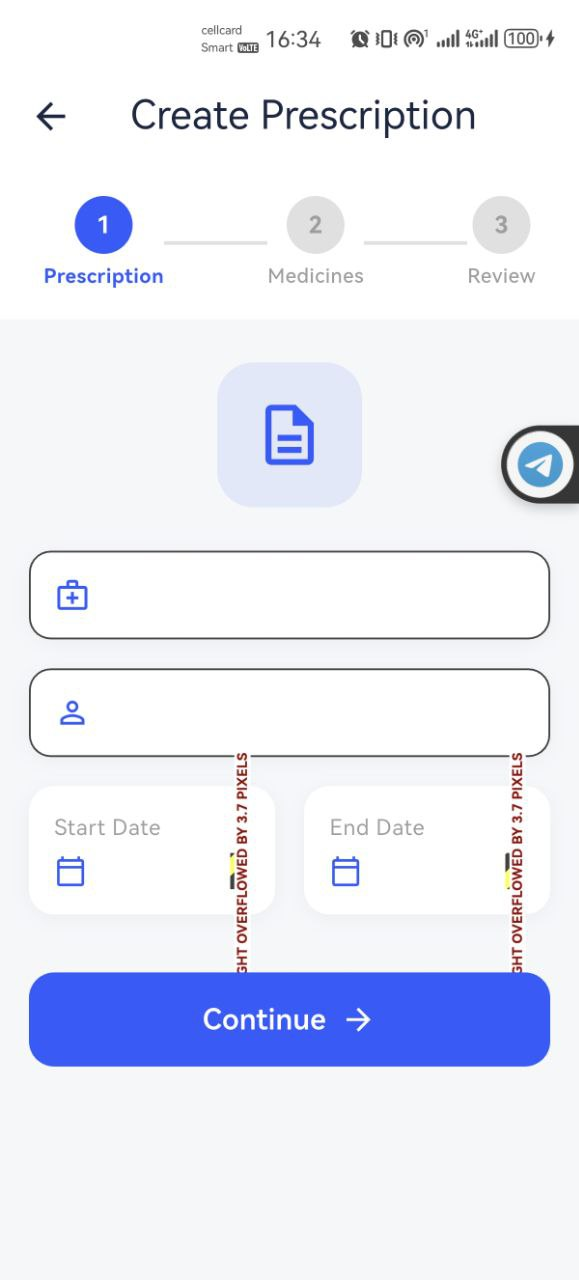
#> input picture photo/photo_2026-03-14 16.39.13.jpeg, 579 x 1280 px
$ python -i preprocessor.py   (imports and definitions only)   (older library calls are emulated)
#> lines starting #> are read from the running program, lines starting #| are printed output that depends on the picture
#> further down, picture is the input picture: shape (1280, 579, 3); mean B, G, R 246.8, 234.5, 231.5
"""Image preprocessing pipeline for OCR.

Performs quality assessment and enhancement:
- Decode raw bytes → OpenCV BGR
- Grayscale conversion
- Quality checks (blur, brightness)
- Denoise
- CLAHE contrast enhancement
- Sharpen (if blurry)
- Deskew (if skewed)
- Resize to max dimension
"""
import logging
from dataclasses import dataclass, field
from typing import List, Tuple

import cv2
import numpy as np

logger = logging.getLogger(__name__)


@dataclass
class QualityReport:
    """Image quality assessment report."""
    is_blurry: bool = False
    blur_score: float = 0.0
    is_dark: bool = False
    is_bright: bool = False
    mean_brightness: float = 0.0
    skew_angle: float = 0.0
    needs_deskew: bool = False
    original_size: Tuple[int, int] = (0, 0)
    processed_size: Tuple[int, int] = (0, 0)
    preprocessing_applied: List[str] = field(default_factory=list)


@dataclass
class PreprocessResult:
    """Result of image preprocessing."""
    color: np.ndarray  # BGR enhanced image
    gray: np.ndarray   # Grayscale enhanced image
    quality: QualityReport


# [7 lines left out: function decode_image, not called in this run]


def _check_blur(gray: np.ndarray, threshold: float = 100.0) -> Tuple[bool, float]:
    score = cv2.Laplacian(gray, cv2.CV_64F).var()
    return score < threshold, float(score)


def _check_brightness(gray: np.ndarray) -> Tuple[bool, bool, float]:
    mean_b = float(np.mean(gray))
    return mean_b < 40, mean_b > 220, mean_b


# [18 lines left out: functions _detect_skew, _denoise, not called in this run]


def _clahe(img: np.ndarray) -> np.ndarray:
    if len(img.shape) == 2:
        cl = cv2.createCLAHE(clipLimit=2.0, tileGridSize=(8, 8))
        return cl.apply(img)
    lab = cv2.cvtColor(img, cv2.COLOR_BGR2LAB)
#> lab: shape (1280, 579, 3); mean of channels 0, 1, 2 237.1, 131, 121.6
    l_ch, a_ch, b_ch = cv2.split(lab)
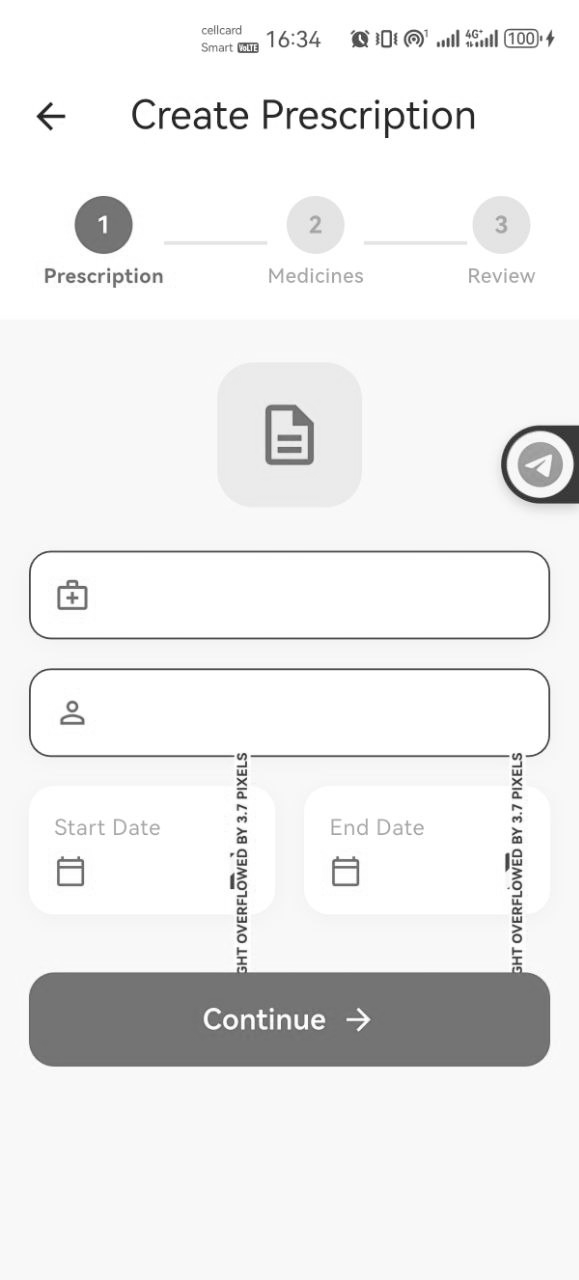
#> l_ch: shape (1280, 579); min 11, max 255, mean 237.1
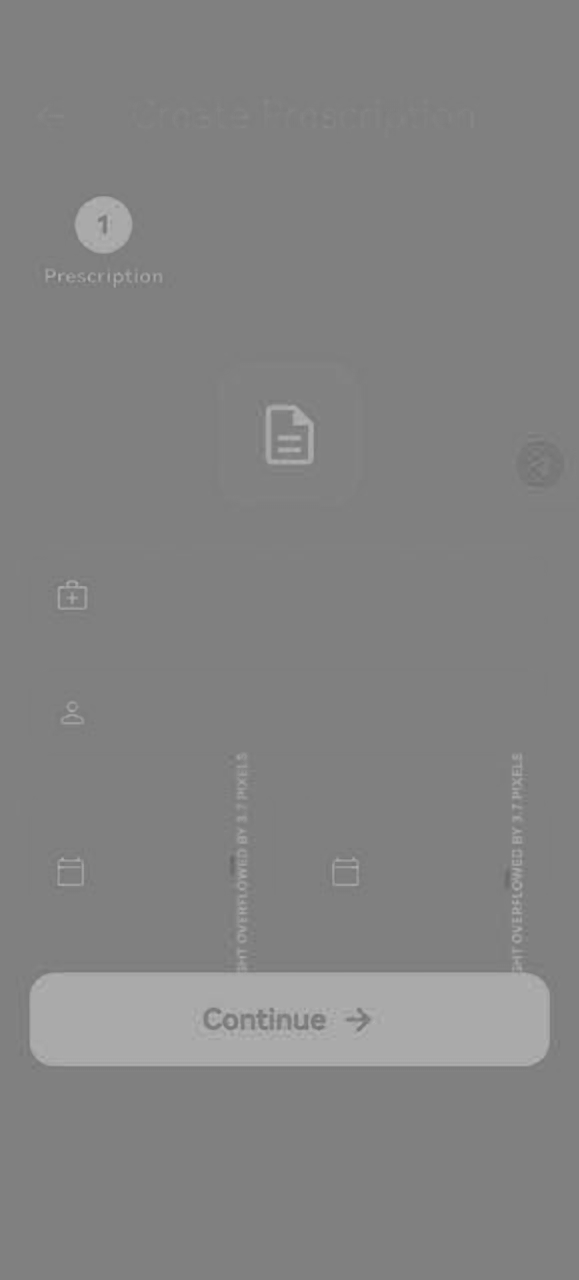
#> a_ch: shape (1280, 579); min 102, max 182, mean 131
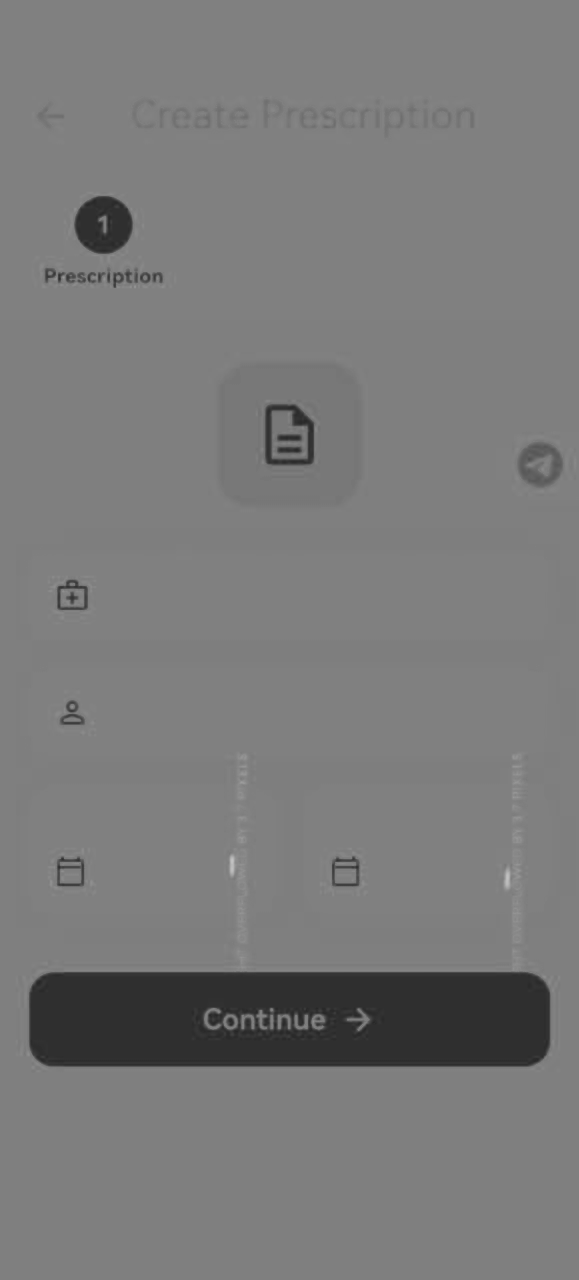
#> b_ch: shape (1280, 579); min 38, max 195, mean 121.6
    cl = cv2.createCLAHE(clipLimit=2.0, tileGridSize=(8, 8))
    l_ch = cl.apply(l_ch)
    lab = cv2.merge([l_ch, a_ch, b_ch])
#> lab: shape (1280, 579, 3); mean of channels 0, 1, 2 233.4, 131, 121.6
    return cv2.cvtColor(lab, cv2.COLOR_LAB2BGR)


def _sharpen(img: np.ndarray) -> np.ndarray:
    gaussian = cv2.GaussianBlur(img, (0, 0), 3)
    return cv2.addWeighted(img, 1.5, gaussian, -0.5, 0)


# [65 lines left out: functions _deskew, _resize, crop_region, preprocess, not called in this run]

>>> import cv2
>>> picture = cv2.imread('../../../photo/photo_2026-03-14 16.39.13.jpeg')
>>> result = _clahe(picture)

$ run again, on photo/photo_2026-03-14 16.39.20.jpeg
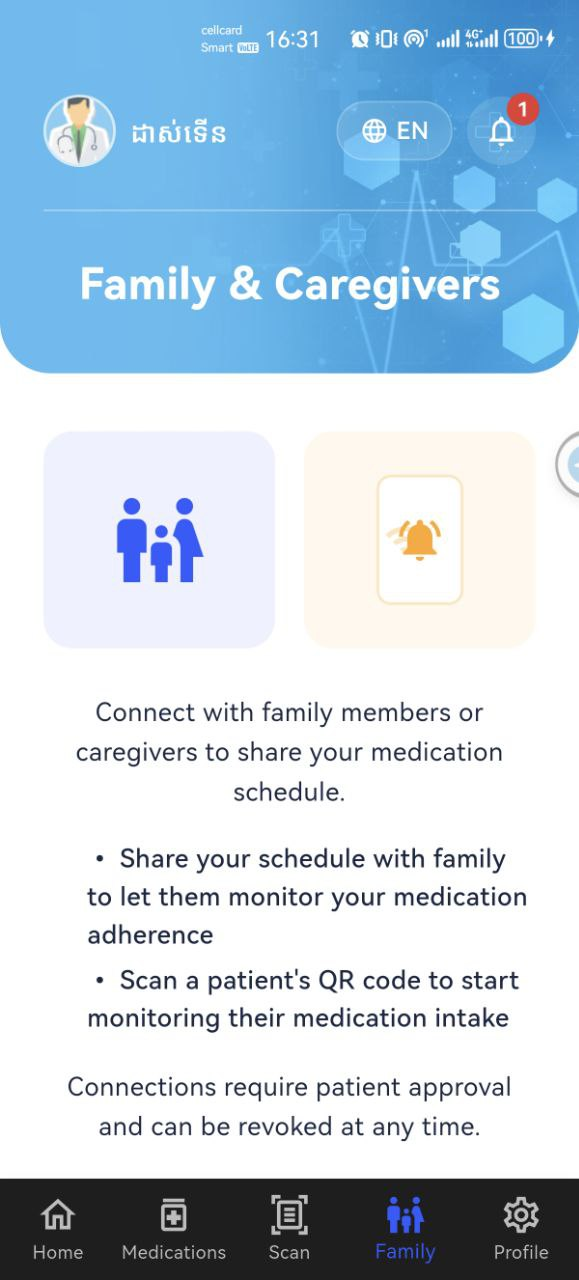
#> input picture photo/photo_2026-03-14 16.39.20.jpeg, 579 x 1280 px
#> picture is the input picture: shape (1280, 579, 3); mean B, G, R 223.8, 208, 187.8
#> in _clahe, `l_ch, a_ch, b_ch = cv2.split(lab)`:
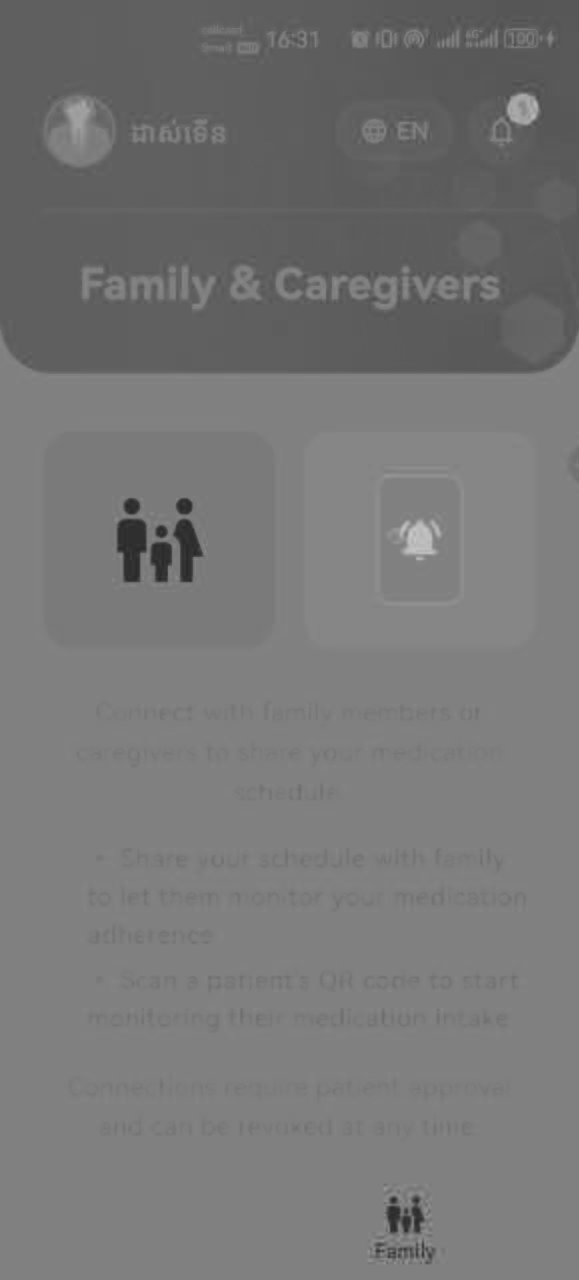
#> b_ch: shape (1280, 579); min 39, max 200, mean 118.2
#> in _clahe, `return cv2.cvtColor(lab, cv2.COLOR_LAB2BGR)`:
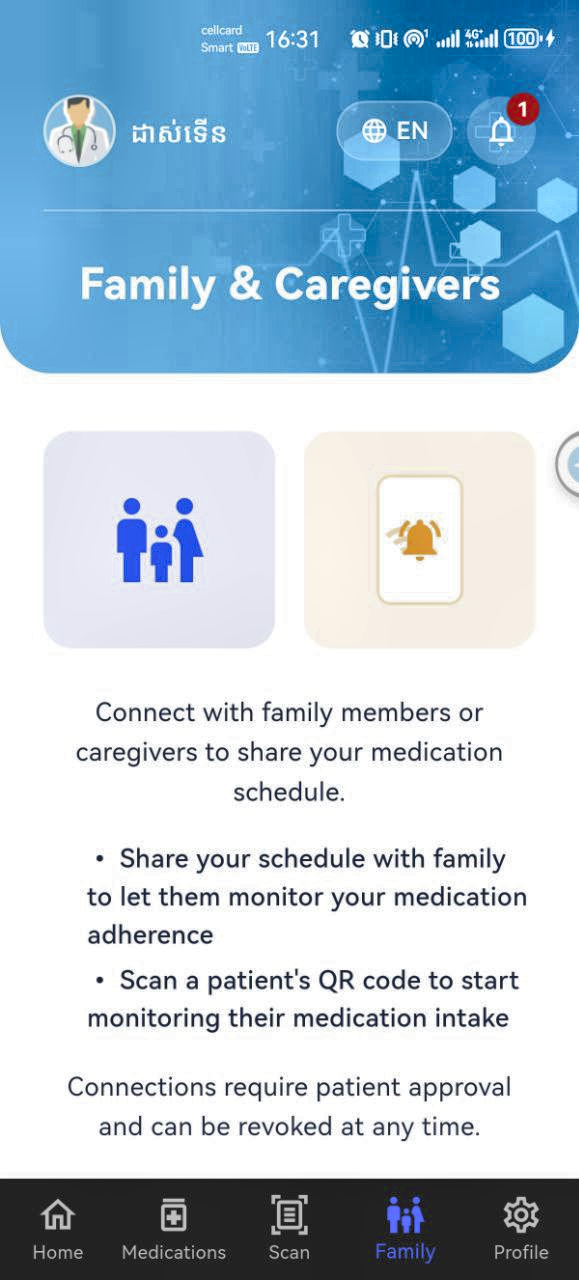
#> returned value: shape (1280, 579, 3); mean B, G, R 215.2, 199.8, 178

$ run again, on photo/photo_2026-03-14 16.39.21.jpeg
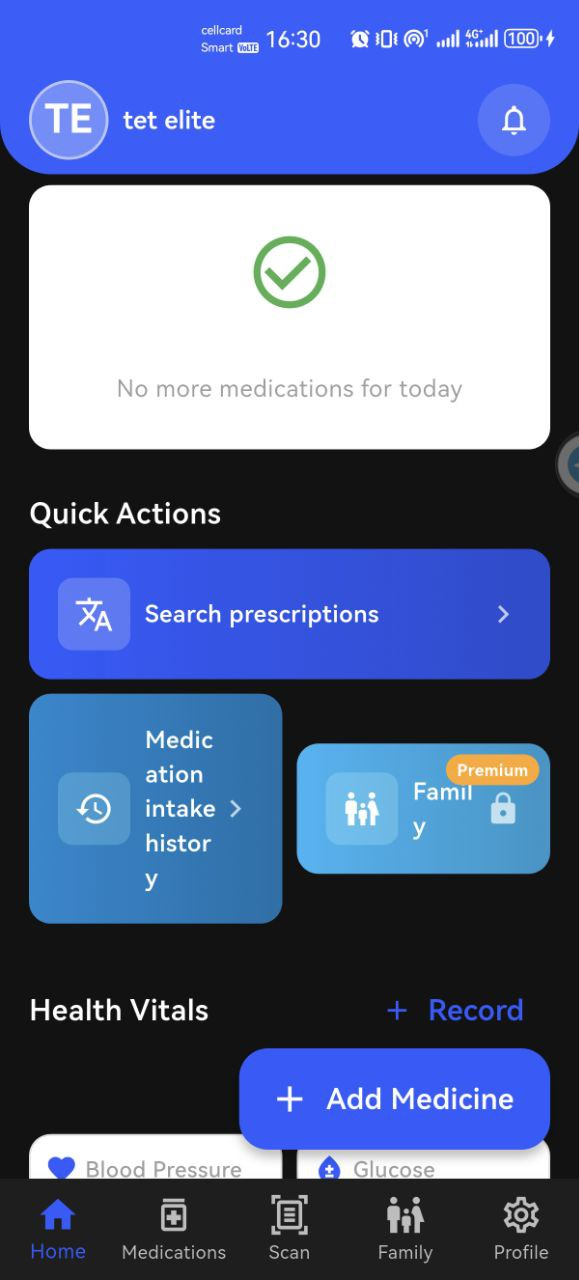
#> input picture photo/photo_2026-03-14 16.39.21.jpeg, 579 x 1280 px
#> picture is the input picture: shape (1280, 579, 3); mean B, G, R 150.1, 106.1, 89.7
#> in _clahe, `l_ch, a_ch, b_ch = cv2.split(lab)`:
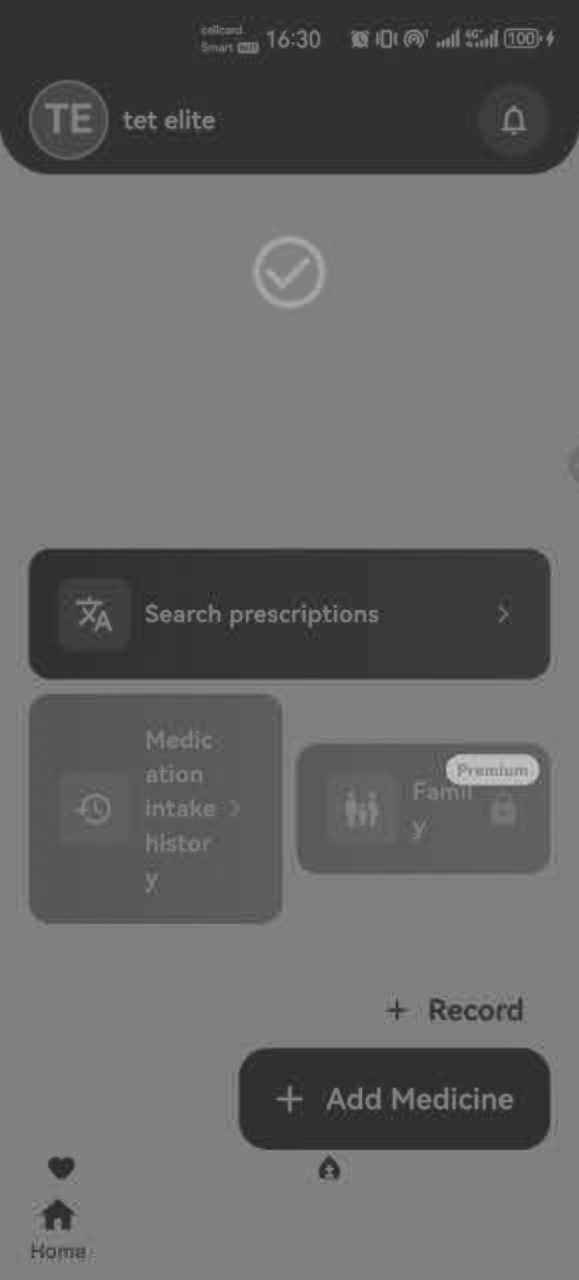
#> b_ch: shape (1280, 579); min 37, max 201, mean 104.1
#> in _clahe, `return cv2.cvtColor(lab, cv2.COLOR_LAB2BGR)`:
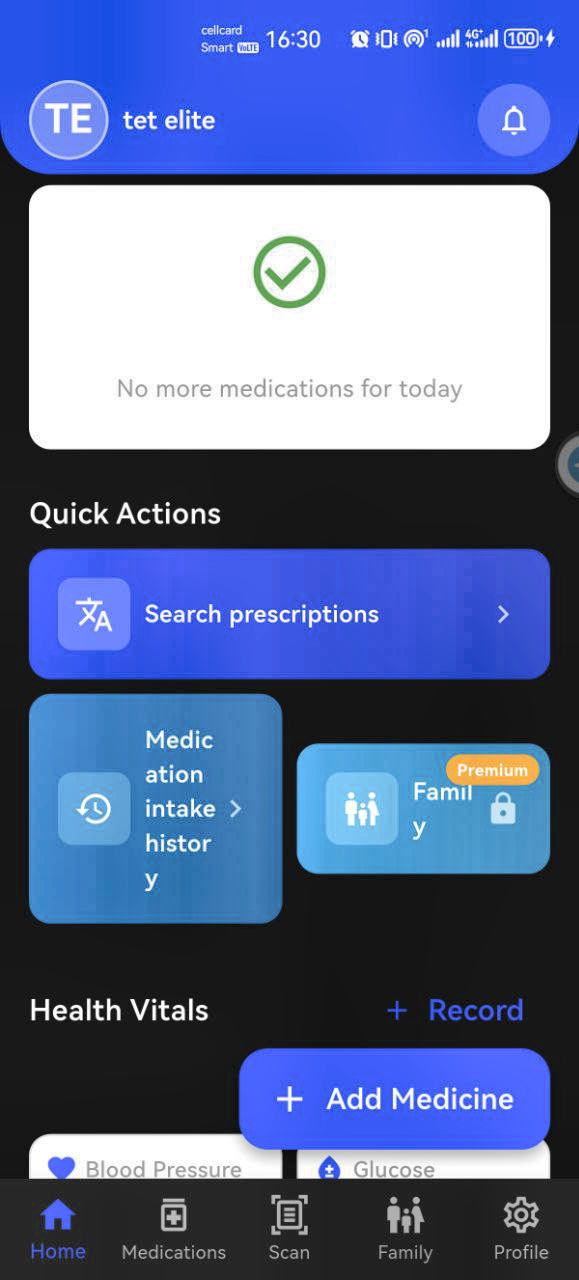
#> returned value: shape (1280, 579, 3); mean B, G, R 151.9, 108, 91.3
